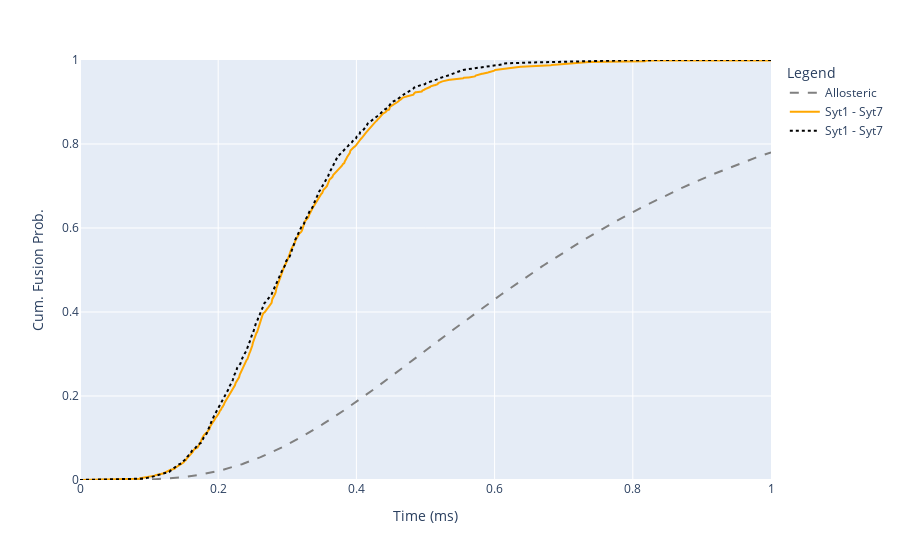

Write notebook code for a chart like this one.
### Code cell
# Visualise cumulative probability of fusion
allo_col = 'rgb(128,128,128)'
clamp_col = 'rgb(255,167,0)'

fig = px.line()

fig.add_scatter(x=allosteric_sim['timestamp'], y=allosteric_sim['probability']['Fused'],
mode='lines', line={'color':allo_col, 'dash':'dash'}, name='Allosteric')

fig.add_scatter(x=clamp_sim['timestamp'], y=clamp_sim['probability']['Fused'],
mode='lines', line={'color':clamp_col, 'dash':'solid'}, name=clamp_model.name)
fig.add_scatter(x=clamp_sim_alt['timestamp'], y=clamp_sim_alt['probability']['Fused'],
mode='lines', line={'color':'black', 'dash':'dot'}, name=clamp_model.name)

fig.update_layout(
    legend = {'title': 'Legend'},
    xaxis = {'title': 'Time (ms)', 'range': [0, 1]},
    yaxis = {'title': 'Cum. Fusion Prob.', 'range': [0, 1]},
    hovermode='x'
)

fig.show()

### Figure 1 — Plotly figure (JSON) as saved in the notebook; plotly's stock layout.template omitted (floating-point values rounded to 4 significant figures; data arrays with more than 128 entries replaced by an {"elided": "..."} marker saying what was removed)
{"data": [{"hovertemplate": "<extra></extra>", "legendgroup": "", "line": {"color": "#636efa", "dash": "solid"}, "marker": {"symbol": "circle"}, "mode": "lines", "name": "", "orientation": "v", "showlegend": false, "type": "scatter", "xaxis": "x", "yaxis": "y"}, {"line": {"color": "rgb(128,128,128)", "dash": "dash"}, "mode": "lines", "name": "Allosteric", "type": "scatter", "x": {"elided": "1000 float values"}, "y": {"elided": "1000 float values"}}, {"line": {"color": "rgb(255,167,0)", "dash": "solid"}, "mode": "lines", "name": "Syt1 - Syt7", "type": "scatter", "x": {"elided": "1000 float values"}, "y": {"elided": "1000 float values"}}, {"line": {"color": "black", "dash": "dot"}, "mode": "lines", "name": "Syt1 - Syt7", "type": "scatter", "x": {"elided": "1000 float values"}, "y": {"elided": "1000 float values"}}], "layout": {"hovermode": "x", "legend": {"title": {"text": "Legend"}, "tracegroupgap": 0}, "margin": {"t": 60}, "xaxis": {"anchor": "y", "domain": [0, 1], "range": [0, 1], "title": {"text": "Time (ms)"}}, "yaxis": {"anchor": "x", "domain": [0, 1], "range": [0, 1], "title": {"text": "Cum. Fusion Prob."}}}}
